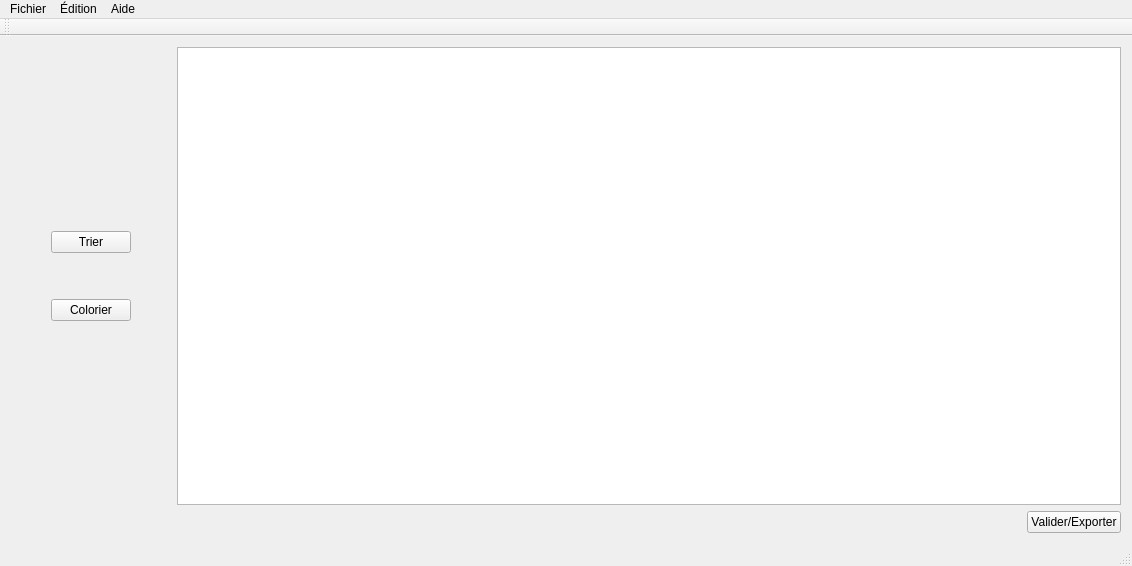
<?xml version="1.0" encoding="UTF-8"?>
<ui version="4.0">
 <class>MainWindow_projet</class>
 <widget class="QMainWindow" name="MainWindow_projet">
  <property name="geometry">
   <rect>
    <x>0</x>
    <y>0</y>
    <width>1132</width>
    <height>566</height>
   </rect>
  </property>
  <property name="minimumSize">
   <size>
    <width>400</width>
    <height>300</height>
   </size>
  </property>
  <property name="windowTitle">
   <string>Visualizator</string>
  </property>
  <widget class="QWidget" name="myCentralWidget">
   <layout class="QVBoxLayout" name="verticalLayout_2">
    <item>
     <layout class="QHBoxLayout" name="horizontalLayout_2">
      <item>
       <spacer name="horizontalSpacer_2">
        <property name="orientation">
         <enum>Qt::Horizontal</enum>
        </property>
        <property name="sizeType">
         <enum>QSizePolicy::Minimum</enum>
        </property>
        <property name="sizeHint" stdset="0">
         <size>
          <width>40</width>
          <height>20</height>
         </size>
        </property>
       </spacer>
      </item>
      <item>
       <layout class="QVBoxLayout" name="verticalLayout">
        <item>
         <spacer name="verticalSpacer">
          <property name="orientation">
           <enum>Qt::Vertical</enum>
          </property>
          <property name="sizeHint" stdset="0">
           <size>
            <width>20</width>
            <height>40</height>
           </size>
          </property>
         </spacer>
        </item>
        <item>
         <widget class="QPushButton" name="myPBTrier">
          <property name="text">
           <string>Trier</string>
          </property>
         </widget>
        </item>
        <item>
         <spacer name="verticalSpacer_3">
          <property name="orientation">
           <enum>Qt::Vertical</enum>
          </property>
          <property name="sizeType">
           <enum>QSizePolicy::Minimum</enum>
          </property>
          <property name="sizeHint" stdset="0">
           <size>
            <width>20</width>
            <height>40</height>
           </size>
          </property>
         </spacer>
        </item>
        <item>
         <widget class="QPushButton" name="myPBColorier">
          <property name="text">
           <string>Colorier</string>
          </property>
         </widget>
        </item>
        <item>
         <spacer name="verticalSpacer_2">
          <property name="orientation">
           <enum>Qt::Vertical</enum>
          </property>
          <property name="sizeHint" stdset="0">
           <size>
            <width>20</width>
            <height>40</height>
           </size>
          </property>
         </spacer>
        </item>
       </layout>
      </item>
      <item>
       <spacer name="horizontalSpacer_3">
        <property name="orientation">
         <enum>Qt::Horizontal</enum>
        </property>
        <property name="sizeType">
         <enum>QSizePolicy::Minimum</enum>
        </property>
        <property name="sizeHint" stdset="0">
         <size>
          <width>40</width>
          <height>20</height>
         </size>
        </property>
       </spacer>
      </item>
      <item>
       <widget class="QTableView" name="_myTableView">
        <property name="acceptDrops">
         <bool>true</bool>
        </property>
        <property name="autoFillBackground">
         <bool>true</bool>
        </property>
        <property name="dragEnabled">
         <bool>false</bool>
        </property>
        <property name="dragDropMode">
         <enum>QAbstractItemView::DropOnly</enum>
        </property>
        <property name="defaultDropAction">
         <enum>Qt::IgnoreAction</enum>
        </property>
        <property name="sortingEnabled">
         <bool>false</bool>
        </property>
       </widget>
      </item>
     </layout>
    </item>
    <item>
     <layout class="QHBoxLayout" name="horizontalLayout">
      <item>
       <spacer name="horizontalSpacer">
        <property name="orientation">
         <enum>Qt::Horizontal</enum>
        </property>
        <property name="sizeHint" stdset="0">
         <size>
          <width>40</width>
          <height>20</height>
         </size>
        </property>
       </spacer>
      </item>
      <item>
       <widget class="QPushButton" name="_myPBValider">
        <property name="text">
         <string>Valider/Exporter</string>
        </property>
       </widget>
      </item>
     </layout>
    </item>
   </layout>
  </widget>
  <widget class="QMenuBar" name="myMenuBar">
   <property name="geometry">
    <rect>
     <x>0</x>
     <y>0</y>
     <width>1132</width>
     <height>22</height>
    </rect>
   </property>
   <widget class="QMenu" name="myMenuFichier">
    <property name="title">
     <string>Fichier</string>
    </property>
    <addaction name="actionImporter"/>
    <addaction name="actionGenerer_aleatoirement"/>
    <addaction name="separator"/>
    <addaction name="actionQuitter"/>
   </widget>
   <widget class="QMenu" name="menuEdition">
    <property name="title">
     <string>Édition</string>
    </property>
    <addaction name="separator"/>
    <addaction name="actionTrier"/>
    <addaction name="actionColorier"/>
    <addaction name="actionValider"/>
   </widget>
   <widget class="QMenu" name="menuAide">
    <property name="title">
     <string>Aide</string>
    </property>
    <addaction name="actionA_propos"/>
   </widget>
   <addaction name="myMenuFichier"/>
   <addaction name="menuEdition"/>
   <addaction name="menuAide"/>
  </widget>
  <widget class="QToolBar" name="mainToolBar">
   <attribute name="toolBarArea">
    <enum>TopToolBarArea</enum>
   </attribute>
   <attribute name="toolBarBreak">
    <bool>false</bool>
   </attribute>
  </widget>
  <widget class="QStatusBar" name="statusBar"/>
  <action name="action_importer">
   <property name="checkable">
    <bool>false</bool>
   </property>
   <property name="text">
    <string>Importer</string>
   </property>
  </action>
  <action name="action_generer">
   <property name="text">
    <string>Générer</string>
   </property>
  </action>
  <action name="actionFermer">
   <property name="text">
    <string>Fermer</string>
   </property>
  </action>
  <action name="actionImporter">
   <property name="text">
    <string>Importer...</string>
   </property>
  </action>
  <action name="actionQuitter">
   <property name="text">
    <string>Quitter</string>
   </property>
  </action>
  <action name="actionGenerer_aleatoirement">
   <property name="text">
    <string>Générer aléatoirement</string>
   </property>
  </action>
  <action name="actionTrier">
   <property name="text">
    <string>Trier...</string>
   </property>
  </action>
  <action name="actionColorier">
   <property name="text">
    <string>Colorier...</string>
   </property>
  </action>
  <action name="actionValider">
   <property name="text">
    <string>Valider...</string>
   </property>
  </action>
  <action name="actionA_propos">
   <property name="text">
    <string>A propos</string>
   </property>
  </action>
 </widget>
 <layoutdefault spacing="6" margin="11"/>
 <resources/>
 <connections>
  <connection>
   <sender>myPBTrier</sender>
   <signal>pressed()</signal>
   <receiver>MainWindow_projet</receiver>
   <slot>show()</slot>
   <hints>
    <hint type="sourcelabel">
     <x>190</x>
     <y>421</y>
    </hint>
    <hint type="destinationlabel">
     <x>211</x>
     <y>436</y>
    </hint>
   </hints>
  </connection>
 </connections>
</ui>
